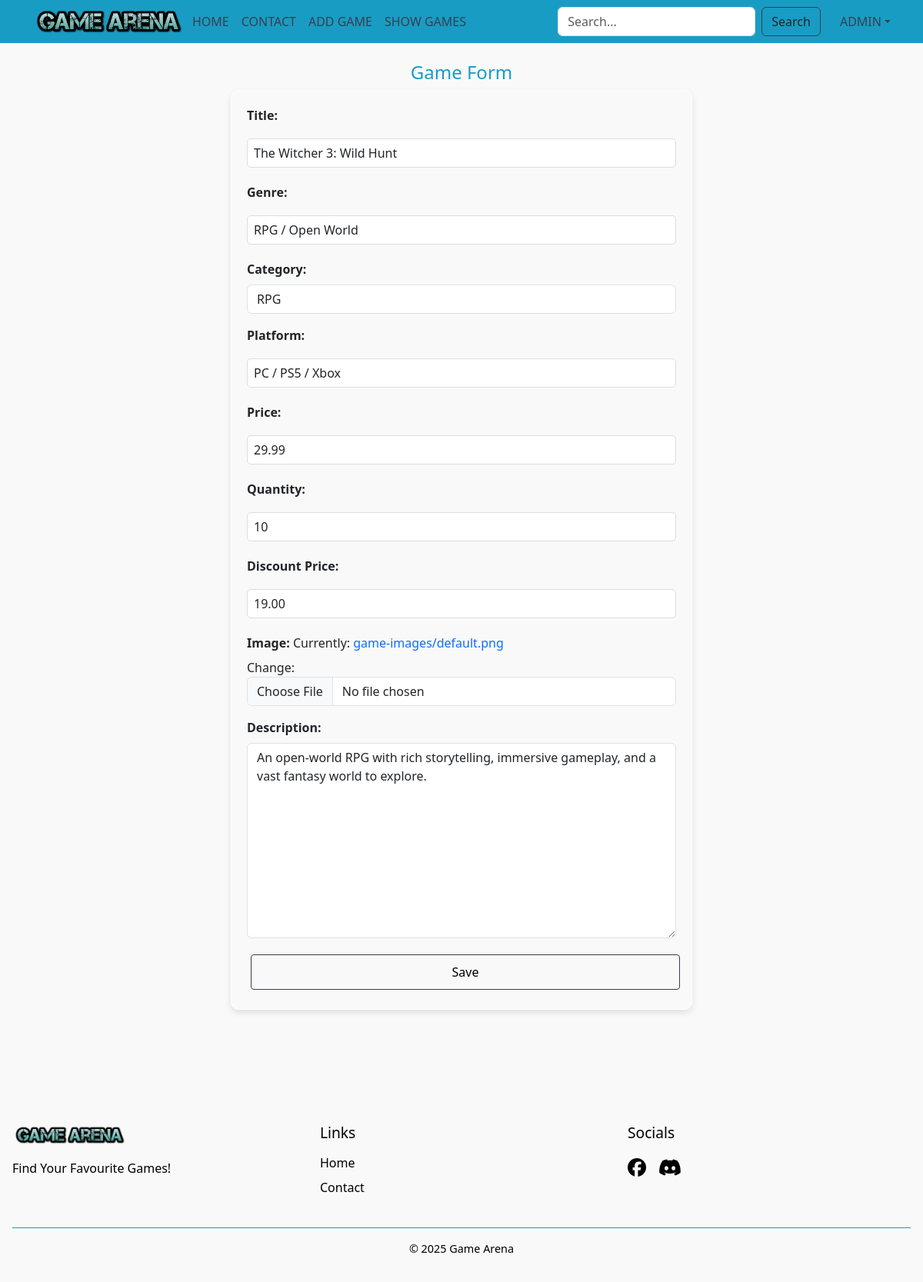
/update/1/ (signed in), run on an earlier commit of the app's database.
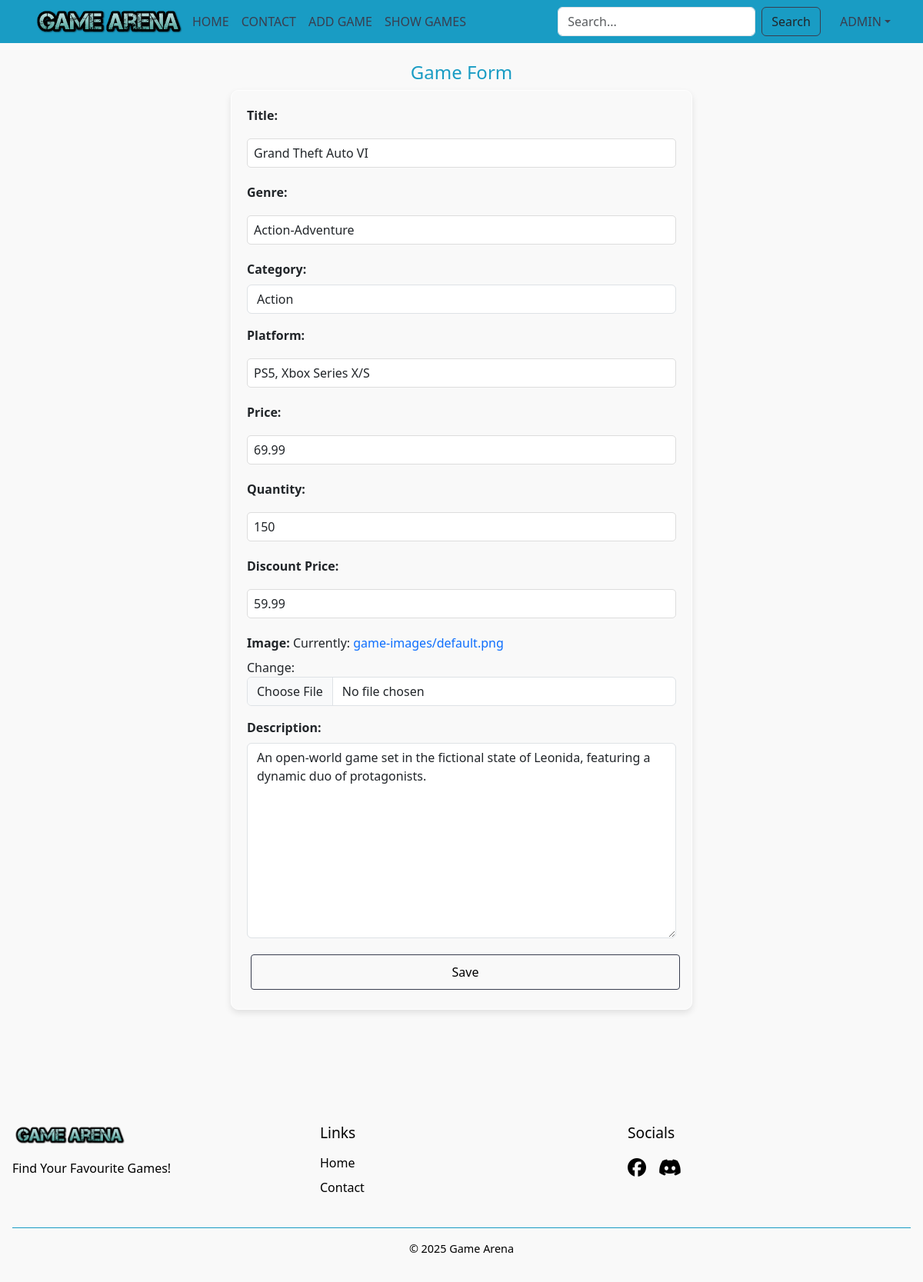
And on a later commit of the database.
### gamestore/models.py (models this page shows, shortened)
class Games(models.Model):
    game_id = models.AutoField(primary_key=True)
    game_title = models.CharField(max_length=64)
    game_genre = models.CharField(max_length=64)
    game_category = models.CharField(choices=CATEGORIES_choices, max_length=10)
    game_platform = models.CharField(max_length=64)
    game_price = models.DecimalField(max_digits=7, decimal_places=2)
    game_quantity = models.IntegerField()
    game_discount_price = models.DecimalField(max_digits=7, decimal_places=2)
    game_description = models.TextField()
    image_url = models.ImageField(upload_to='game-images/', default="game-images/default.png")
    slug = models.SlugField()

### gamestore/views.py (the view)
# urls.py: path('update/<int:game_id>/', views.game_update_view, name="game_update"),
@login_required(login_url='/login/')
@user_passes_test(is_admin_or_mod)
def game_update_view(request, game_id):
    game = get_object_or_404(Games, pk=game_id)
    form = GamesForm(instance=game)
    if request.method == "POST":
        form = GamesForm(request.POST, request.FILES, instance=game)
        if form.is_valid():
            form.save()
            return redirect('game_list')
    return render(request, 'crud/game_form.html', {'form': form})

### gamestore/views.py (called while the page is built)
def is_admin_or_mod(user):
    return user.is_authenticated and (user.is_staff or user.is_superuser)

### gamestore/templates/crud/game_form.html (shortened to what this page needs)
{% extends 'crud/layout.html' %}
{% block content %}
  <h1 class="text-center">Game Form</h1>
  <form method="POST" class="crud-form" enctype="multipart/form-data">
    {{ form.as_p }}
    <button class="btn btn-outline-dark btn-block" type="submit">Save</button>
  </form>
{% endblock %}

What changed in the data, as far as the page shows it:
changed Games: game_title "The Witcher 3: Wild Hunt" → "Grand Theft Auto VI"; game_genre "RPG / Open World" → "Action-Adventure"; game_category "RPG" → "Action"; game_platform "PC / PS5 / Xbox" → "PS5, Xbox Series X/S"; game_price "29.99" → "69.99"; game_quantity "10" → "150"; game_discount_price "19.00" → "59.99"; game_description "An open-world RPG with rich storytelling, immersive gameplay, and a vast fantasy world to explore." → "An open-world game set in the fictional state of Leonida, featuring a dynamic duo of protagonists."
